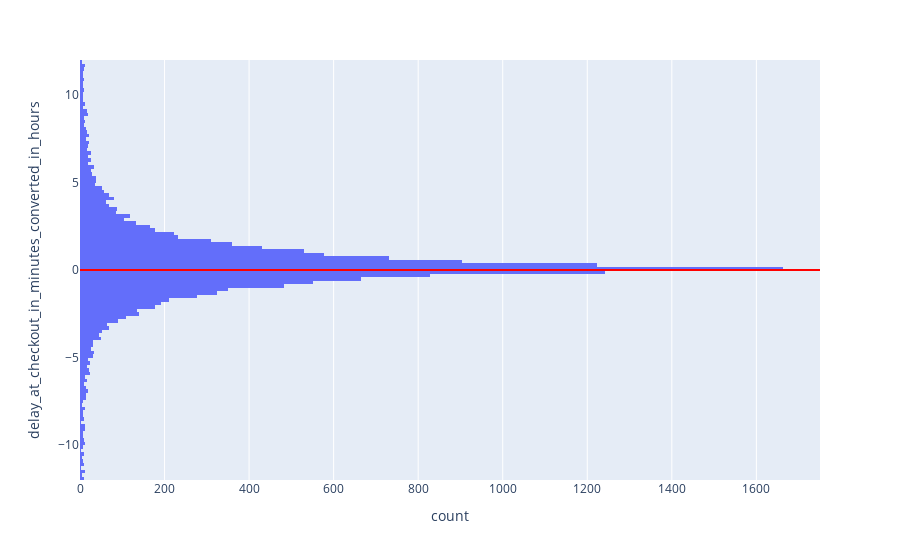

Source (notebook cell):
### Markdown cell above
State reflects only the observation that all vehicles returned in advance were cancelled. Not relevant to our question.

### Code cell
hist_delay = px.histogram(data_delay_trim, y='delay_at_checkout_in_minutes_converted_in_hours')
hist_delay.add_hline(y=0, line_color='red')
hist_delay.show()

### Figure 1 — Plotly figure (JSON) as saved in the notebook; plotly's stock layout.template omitted (floating-point values rounded to 4 significant figures; data arrays with more than 128 entries replaced by an {"elided": "..."} marker saying what was removed)
{"data": [{"alignmentgroup": "True", "bingroup": "y", "hovertemplate": "count=%{x}<br>delay_at_checkout_in_minutes_converted_in_hours=%{y}<extra></extra>", "legendgroup": "", "marker": {"color": "#636efa", "pattern": {"shape": ""}}, "name": "", "offsetgroup": "", "orientation": "h", "showlegend": false, "type": "histogram", "xaxis": "x", "y": {"elided": "15608 float values"}, "yaxis": "y"}], "layout": {"barmode": "relative", "legend": {"tracegroupgap": 0}, "margin": {"t": 60}, "shapes": [{"line": {"color": "red"}, "type": "line", "x0": 0, "x1": 1, "xref": "x domain", "y0": 0, "y1": 0, "yref": "y"}], "xaxis": {"anchor": "y", "domain": [0, 1], "title": {"text": "count"}}, "yaxis": {"anchor": "x", "domain": [0, 1], "title": {"text": "delay_at_checkout_in_minutes_converted_in_hours"}}}}
